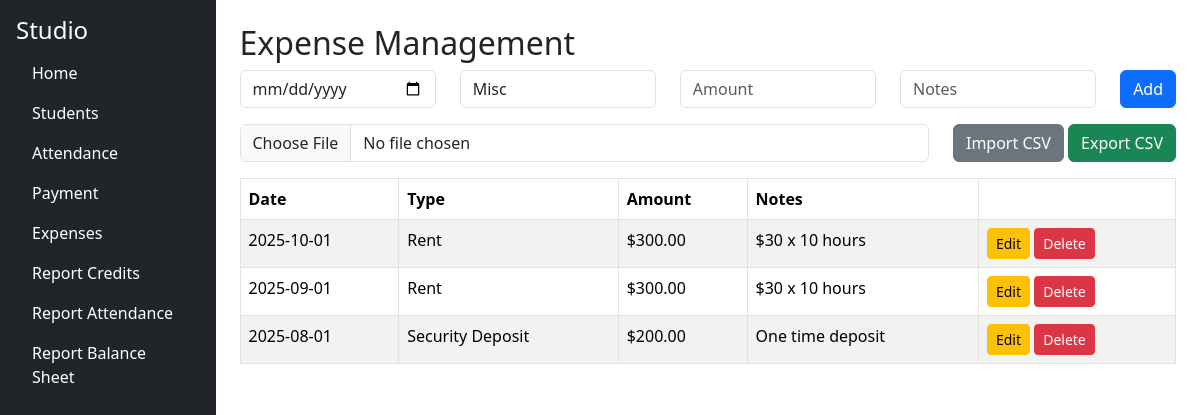
Page /expense/expenses on the committed database.
### tables this page shows
CREATE TABLE expenses (
        id INTEGER PRIMARY KEY AUTOINCREMENT,
        expense_date TEXT NOT NULL,
        expense_type_id INTEGER NOT NULL,
        amount REAL NOT NULL,
        notes TEXT,
        FOREIGN KEY (expense_type_id) REFERENCES expense_types(id)
    );

CREATE TABLE expense_types (
        id INTEGER PRIMARY KEY AUTOINCREMENT,
        name TEXT UNIQUE NOT NULL
    );

### studio/expense/routes/expense_routes.py (the view)
@expense_bp.route('/expenses')
def expenses_list():
    conn = get_connection()
    cur = conn.cursor()
    cur.execute("""
        SELECT e.id, e.expense_date, t.name AS type, e.amount, e.notes, e.expense_type_id
        FROM expenses e
        JOIN expense_types t ON e.expense_type_id = t.id
        ORDER BY e.expense_date DESC
    """)
    expenses = cur.fetchall()
    cur.execute("SELECT id, name FROM expense_types ORDER BY name")
    types = cur.fetchall()
    conn.close()
    return render_template('expense_list.html', expenses=expenses, types=types)

### studio/db/db.py (called while the page is built)
def get_connection():
    conn = sqlite3.connect(DB_PATH)
    conn.row_factory = sqlite3.Row
    return conn

### studio/expense/templates/expense_list.html
{% extends "base.html" %}
{% block content %}
<h2>Expense Management</h2>
<form action="{{ url_for('expense_bp.add_expense') }}" method="POST" class="mb-3">
  <div class="row">
    <div class="col">
      <input type="date" name="expense_date" class="form-control" required>
    </div>
    <div class="col">
      <select name="expense_type_id" class="form-control" required>
        {% for t in types %}
        <option value="{{ t[0] }}">{{ t[1] }}</option>
        {% endfor %}
      </select>
    </div>
    <div class="col">
      <input type="number" step="0.01" name="amount" placeholder="Amount" class="form-control" required>
    </div>
    <div class="col">
      <input type="text" name="notes" placeholder="Notes" class="form-control">
    </div>
    <div class="col-auto">
      <button type="submit" class="btn btn-primary">Add</button>
    </div>
  </div>
</form>
<form action="{{ url_for('expense_bp.import_expenses') }}" method="POST" enctype="multipart/form-data" class="mb-3">
  <div class="row">
    <div class="col">
      <input type="file" name="file" accept=".csv" class="form-control" required>
    </div>
    <div class="col-auto">
      <button type="submit" class="btn btn-secondary">Import CSV</button>
      <a href="{{ url_for('expense_bp.export_expenses') }}" class="btn btn-success">Export CSV</a>
    </div>
  </div>
</form>
<table class="table table-striped table-bordered">
  <thead>
    <tr>
      <th>Date</th>
      <th>Type</th>
      <th>Amount</th>
      <th>Notes</th>
      <th></th>
    </tr>
  </thead>
  <tbody>
    {% for e in expenses %}
    <tr>
      <td>{{ e[1] }}</td>
      <td>{{ e[2] }}</td>
      <td>${{ "%.2f"|format(e[3]) }}</td>
      <td>{{ e[4] }}</td>
      <td>
        <a href="{{ url_for('expense_bp.edit_expense', id=e[0]) }}" class="btn btn-sm btn-warning">Edit</a>
        <a href="{{ url_for('expense_bp.delete_expense', id=e[0]) }}" class="btn btn-sm btn-danger">Delete</a>
      </td>
    </tr>
    {% endfor %}
  </tbody>
</table>
{% endblock %}

### rows in the picture
expenses: expense_date "2025-10-01", name "Rent", amount "300.00", notes "$30 x 10 hours"
expenses: expense_date "2025-09-01", name "Rent", amount "300.00", notes "$30 x 10 hours"
expenses: expense_date "2025-08-01", name "Security Deposit", amount "200.00", notes "One time deposit"

### other values in the picture
form field expense_type_id "Misc"
